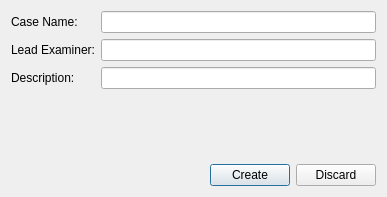
<?xml version="1.0" encoding="UTF-8"?>
<ui version="4.0">
 <class>CaseCreate</class>
 <widget class="QDialog" name="CaseCreate">
  <property name="windowModality">
   <enum>Qt::ApplicationModal</enum>
  </property>
  <property name="geometry">
   <rect>
    <x>0</x>
    <y>0</y>
    <width>387</width>
    <height>197</height>
   </rect>
  </property>
  <property name="windowTitle">
   <string>Case Creator</string>
  </property>
  <property name="modal">
   <bool>true</bool>
  </property>
  <layout class="QVBoxLayout" name="verticalLayout">
   <item>
    <layout class="QHBoxLayout" name="horizontalLayout">
     <item>
      <layout class="QFormLayout" name="formLayout">
       <item row="0" column="0">
        <widget class="QLabel" name="label_2">
         <property name="text">
          <string>Case Name:</string>
         </property>
        </widget>
       </item>
       <item row="0" column="1">
        <widget class="QLineEdit" name="CaseName">
         <property name="maxLength">
          <number>60</number>
         </property>
        </widget>
       </item>
       <item row="1" column="0">
        <widget class="QLabel" name="label_3">
         <property name="text">
          <string>Lead Examiner:</string>
         </property>
        </widget>
       </item>
       <item row="1" column="1">
        <widget class="QLineEdit" name="ExaminerName">
         <property name="maxLength">
          <number>60</number>
         </property>
        </widget>
       </item>
       <item row="2" column="0">
        <widget class="QLabel" name="label_4">
         <property name="text">
          <string>Description:</string>
         </property>
        </widget>
       </item>
       <item row="2" column="1">
        <widget class="QLineEdit" name="Descr"/>
       </item>
      </layout>
     </item>
    </layout>
   </item>
   <item>
    <layout class="QHBoxLayout" name="horizontalLayout_2">
     <item>
      <spacer name="horizontalSpacer">
       <property name="orientation">
        <enum>Qt::Horizontal</enum>
       </property>
       <property name="sizeHint" stdset="0">
        <size>
         <width>40</width>
         <height>20</height>
        </size>
       </property>
      </spacer>
     </item>
     <item>
      <widget class="QPushButton" name="pushButton_2">
       <property name="text">
        <string>Create</string>
       </property>
      </widget>
     </item>
     <item>
      <widget class="QPushButton" name="pushButton">
       <property name="text">
        <string>Discard</string>
       </property>
      </widget>
     </item>
    </layout>
   </item>
  </layout>
 </widget>
 <resources/>
 <connections/>
</ui>
